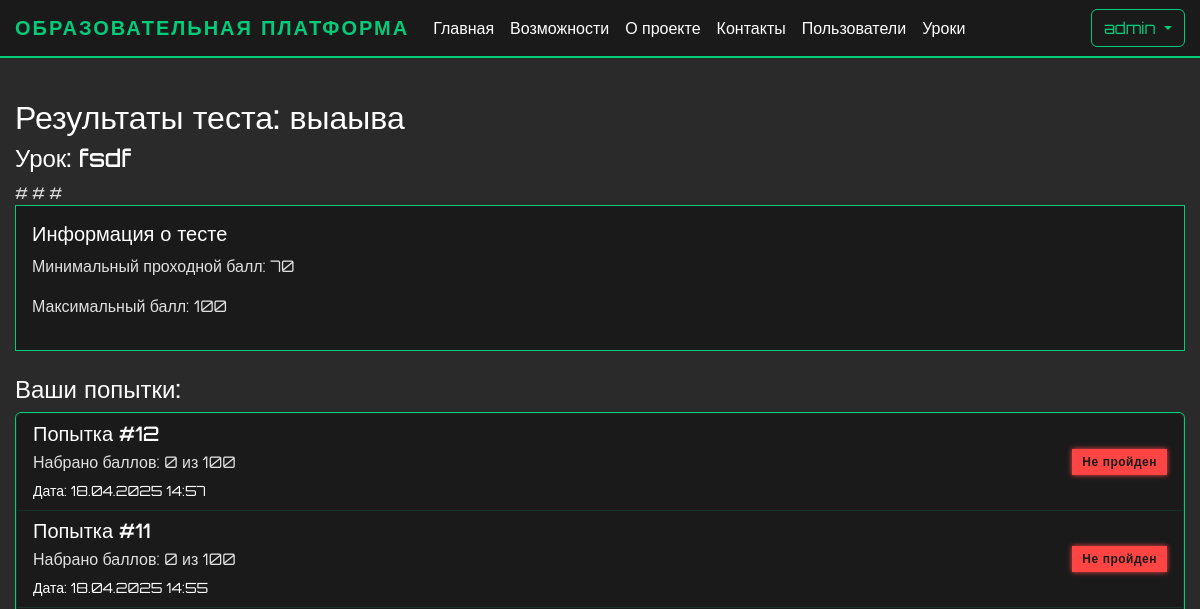
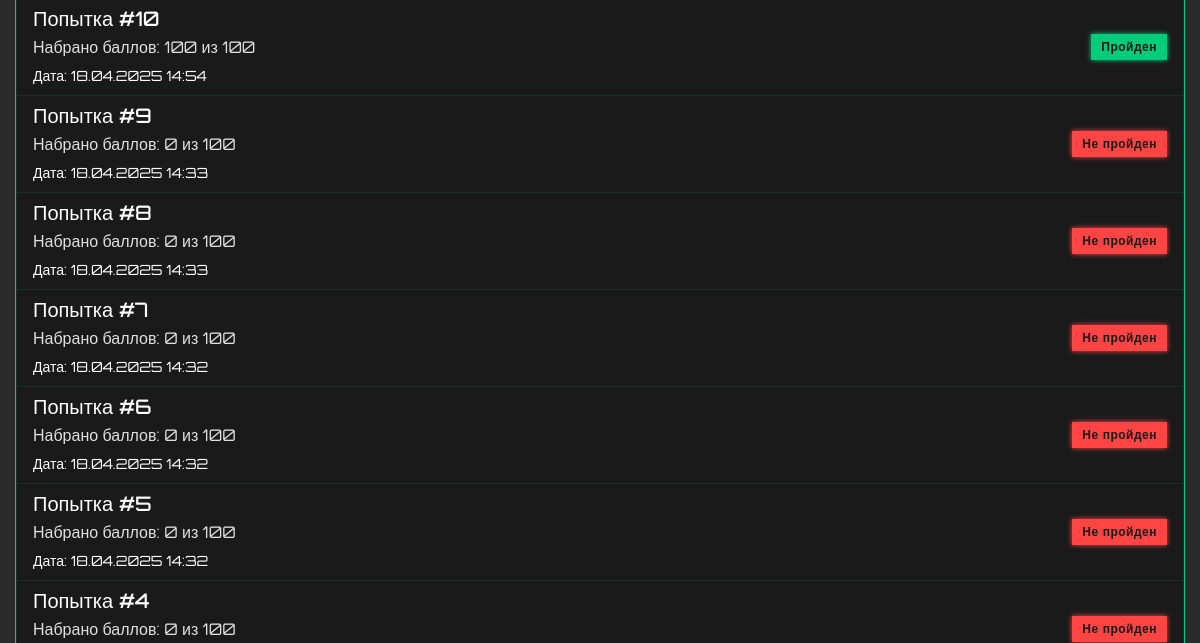
Before: /lessons/1/test (signed in, upper part) with the older database file (2 pictures, top to bottom).
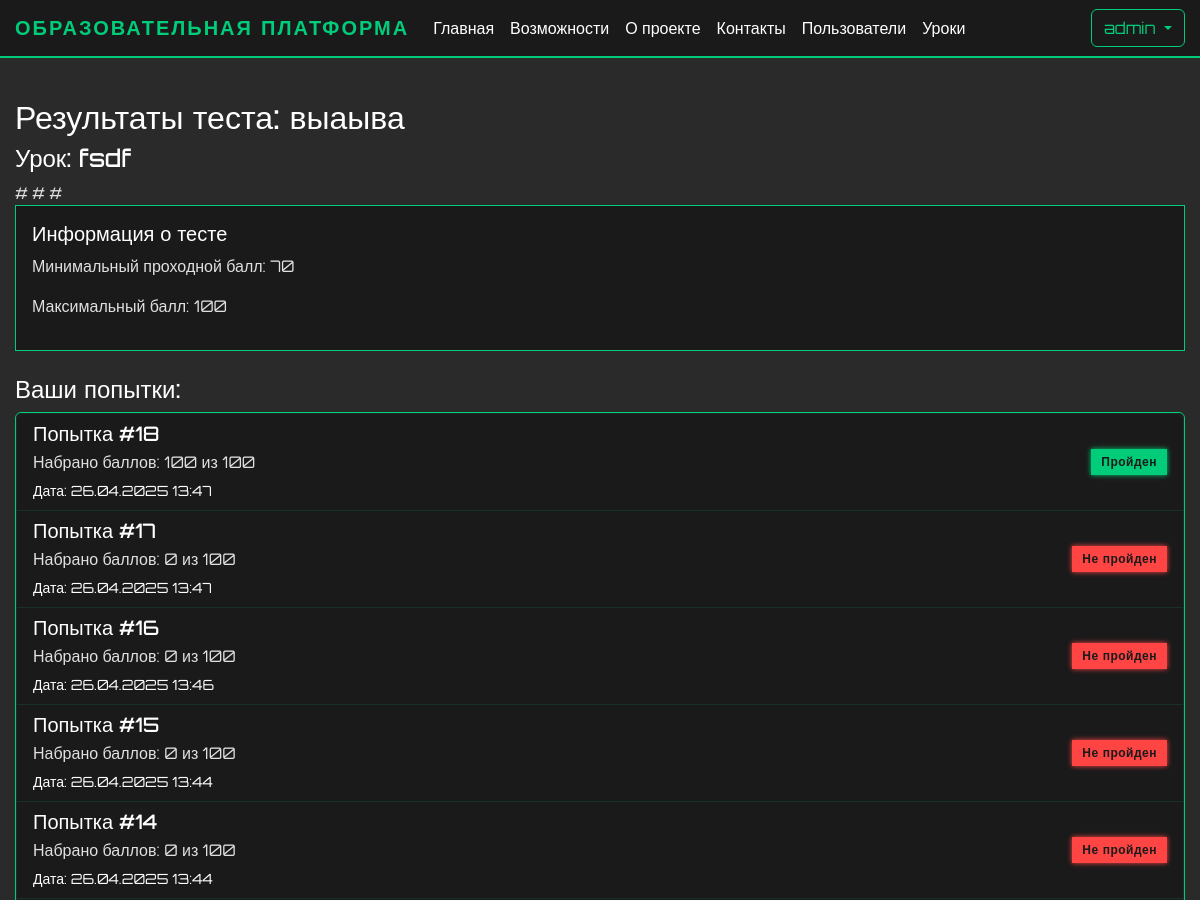
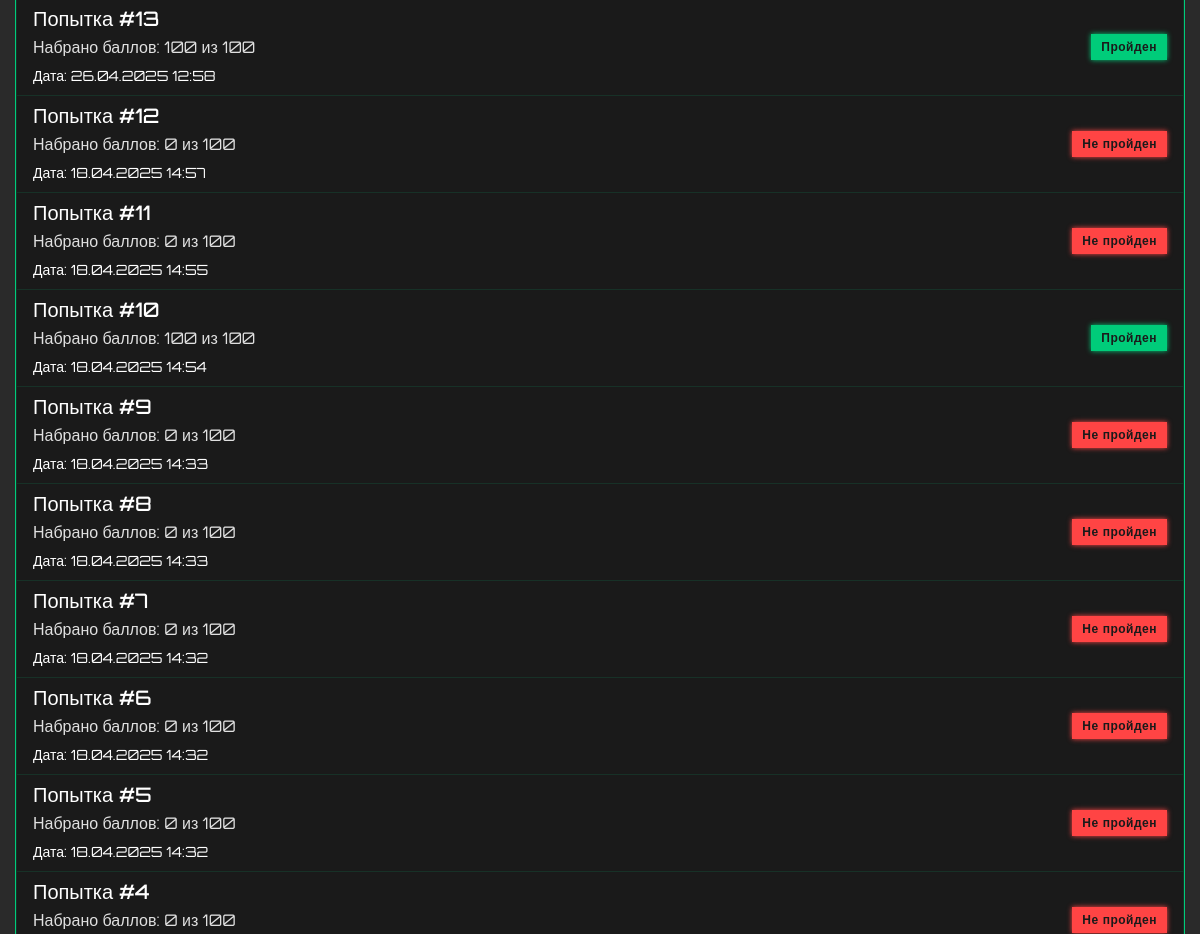
After: the same page with the newer database file (2 pictures, top to bottom).
### app.py (models this page shows, shortened)
class User(UserMixin, db.Model):
    id = db.Column(db.Integer, primary_key=True)
    name = db.Column(db.String(100), nullable=False)
    username = db.Column(db.String(80), unique=True, nullable=False)
    email = db.Column(db.String(120), unique=True, nullable=False)
    password_hash = db.Column(db.String(128))
    is_admin = db.Column(db.Boolean, default=False)
    user_type = db.Column(db.String(20), default='student')  # student, teacher, admin
    created_by = db.Column(db.Integer, db.ForeignKey('user.id'), nullable=True)  # ID пользователя, создавшего этого пользователя
    created_at = db.Column(db.DateTime, default=db.func.now())
    last_login = db.Column(db.DateTime)
    is_active = db.Column(db.Boolean, default=True)
    progress = db.relationship('UserProgress', backref='user', lazy=True)
    ratings = db.relationship('UserRating', backref='user', lazy=True)
    chat_messages = db.relationship('ChatMessage', backref='user', lazy=True)
    created_users = db.relationship('User', backref=db.backref('creator', remote_side=[id]))

class TheoryTest(db.Model):
    id = db.Column(db.Integer, primary_key=True)
    lesson_id = db.Column(db.Integer, db.ForeignKey('lesson.id'), nullable=False)
    title = db.Column(db.String(200), nullable=False)
    description = db.Column(db.Text)
    max_score = db.Column(db.Integer, default=100)
    time_limit = db.Column(db.Integer)  # Время на прохождение в минутах
    questions = db.relationship('TestQuestion', backref='test', lazy=True)
    created_at = db.Column(db.DateTime, default=db.func.now())
    updated_at = db.Column(db.DateTime, default=db.func.now(), onupdate=db.func.now())
    is_active = db.Column(db.Boolean, default=True)
    required_score = db.Column(db.Integer, default=70)  # Минимальный балл для прохождения

class Lesson(db.Model):
    id = db.Column(db.Integer, primary_key=True)
    order_number = db.Column(db.Integer, unique=True, nullable=False)
    title = db.Column(db.String(200), nullable=False)
    description = db.Column(db.Text)
    is_active = db.Column(db.Boolean, default=True)
    created_at = db.Column(db.DateTime, default=db.func.now())
    theory_content = db.Column(db.Text)
    theory_test = db.relationship('TheoryTest', backref='lesson', uselist=False)
    practice_tasks = db.relationship('PracticeTask', backref='lesson', lazy=True)
    required_lesson_id = db.Column(db.Integer, db.ForeignKey('lesson.id'), nullable=True)
    required_lesson = db.relationship('Lesson', remote_side=[id], backref='next_lessons')

class TestResult(db.Model):
    id = db.Column(db.Integer, primary_key=True)
    user_id = db.Column(db.Integer, db.ForeignKey('user.id'), nullable=False)
    lesson_id = db.Column(db.Integer, db.ForeignKey('lesson.id'), nullable=False)
    test_id = db.Column(db.Integer, db.ForeignKey('theory_test.id'), nullable=False)
    score = db.Column(db.Integer, nullable=False)
    is_passed = db.Column(db.Boolean, default=False)
    started_at = db.Column(db.DateTime, nullable=False)
    completed_at = db.Column(db.DateTime)
    answers = db.Column(db.JSON)  # Хранение ответов пользователя
    created_at = db.Column(db.DateTime, default=db.func.now())
    updated_at = db.Column(db.DateTime, default=db.func.now(), onupdate=db.func.now())
    user = db.relationship('User', backref=db.backref('test_results', lazy=True))
    test = db.relationship('TheoryTest', backref=db.backref('results', lazy=True))
    lesson = db.relationship('Lesson', backref=db.backref('test_results', lazy=True))

### app.py (the view, shortened to what this page needs)
@app.route('/lessons/<int:lesson_id>/test', methods=['GET', 'POST'])
@login_required
def take_test(lesson_id):
    lesson = Lesson.query.get_or_404(lesson_id)
    test = TheoryTest.query.filter_by(lesson_id=lesson_id, is_active=True).first()
    if not test:
        flash('Тест не найден или неактивен')
        return redirect(url_for('view_student_lesson', lesson_id=lesson_id))
    progress = UserProgress.query.filter_by(
        user_id=current_user.id,
        lesson_id=lesson_id
    ).first()
    if not progress or not progress.theory_completed:
        flash('Сначала необходимо пройти теоретический материал')
        return redirect(url_for('view_lesson_theory', lesson_id=lesson_id))
    previous_results = TestResult.query.filter_by(
        user_id=current_user.id,
        test_id=test.id
    ).order_by(TestResult.created_at.desc()).all()
    if request.method == 'GET' and any(result.is_passed for result in previous_results):
        if request.args.get('retake') == 'true':
            return render_template('take_test.html', lesson=lesson, test=test)
        return render_template('test_results.html',
                            lesson=lesson,
                            test=test,
                            results=previous_results)

### app.py (called while the page is built)
@login_manager.user_loader
def load_user(user_id):
    return db.session.get(User, int(user_id))

### templates/test_results.html (shortened to what this page needs)
{% extends "base.html" %}
{% block content %}
<div class="container mt-4">
    <h2>Результаты теста: {{ test.title }}</h2>
    <h4>Урок: {{ lesson.title }}</h4>
    #{% with messages = get_flashed_messages() %}
    #
    #{% endwith %}
    <div class="card mb-4">
        <div class="card-body">
            <h5 class="card-title">Информация о тесте</h5>
            <p>Минимальный проходной балл: {{ test.required_score }}</p>
            <p>Максимальный балл: {{ test.max_score }}</p>
        </div>
    </div>
    <h4>Ваши попытки:</h4>
    {% if results %}
        <div class="list-group">
            {% for result in results %}
                <div class="list-group-item {% if result.is_passed %}list-group-item-success{% else %}list-group-item-danger{% endif %}">
                    <div class="d-flex justify-content-between align-items-center">
                        <div>
                            <h5 class="mb-1">Попытка #{{ loop.revindex }}</h5>
                            <p class="mb-1">Набрано баллов: {{ result.score }} из {{ test.max_score }}</p>
                            <small>Дата: {{ result.created_at.strftime('%d.%m.%Y %H:%M') }}</small>
                        </div>
                        <div>
                            {% if result.is_passed %}
                                <span class="badge bg-success">Пройден</span>
                            {% else %}
                                <span class="badge bg-danger">Не пройден</span>
                            {% endif %}
                        </div>
                    </div>
                </div>
            {% endfor %}
        </div>
    {% else %}
        <p>У вас пока нет попыток прохождения теста.</p>
    {% endif %}
</div>
{% endblock %}

### templates/base.html (shortened to what this page needs)
<!DOCTYPE html>
<html lang="ru">
<head>
    <link href="https://cdn.jsdelivr.net/npm/bootstrap@5.3.0/dist/css/bootstrap.min.css" rel="stylesheet">
    <link href="{{ url_for('static', filename='css/themes.css') }}" rel="stylesheet">
    <link href="{{ url_for('static', filename='css/base.css') }}" rel="stylesheet">
    <link href="{{ url_for('static', filename='css/components.css') }}" rel="stylesheet">
    <link href="{{ url_for('static', filename='css/forms.css') }}" rel="stylesheet">
    <link href="{{ url_for('static', filename='css/tables.css') }}" rel="stylesheet">
    <link href="{{ url_for('static', filename='css/layout.css') }}" rel="stylesheet">
</head>
<body>
    <nav class="navbar navbar-expand-lg navbar-dark">
        <div class="container">
            <a class="navbar-brand" href="{{ url_for('index') }}">Образовательная платформа</a>
            <div class="collapse navbar-collapse" id="navbarNav">
                <ul class="navbar-nav me-auto">
                    <li class="nav-item">
                        <a class="nav-link" href="{{ url_for('index') }}">Главная</a>
                    </li>
                    <li class="nav-item">
                        <a class="nav-link" href="/#features">Возможности</a>
                    </li>
                    <li class="nav-item">
                        <a class="nav-link" href="/#about">О проекте</a>
                    </li>
                    <li class="nav-item">
                        <a class="nav-link" href="/#contact">Контакты</a>
                    </li>
                    {% if current_user.is_admin %}
                    <li class="nav-item">
                            <a class="nav-link" href="{{ url_for('user_list') }}">Пользователи</a>
                    </li>
                    <li class="nav-item">
                            <a class="nav-link" href="{{ url_for('lesson_list') }}">Уроки</a>
                    </li>
                    {% endif %}
                </ul>
                <div class="d-flex">
                    {% if current_user.is_authenticated %}
                        <div class="dropdown">
                            <button class="btn btn-outline-light dropdown-toggle" type="button" id="userMenu" data-bs-toggle="dropdown">
                                {{ current_user.username }}
                            </button>
                        </div>
                    {% else %}
                        <a href="{{ url_for('login') }}" class="btn btn-outline-light me-2">Войти</a>
                    {% endif %}
                </div>
            </div>
        </div>
    </nav>
    {% block content %}{% endblock %}
    <link rel="stylesheet" href="https://cdnjs.cloudflare.com/ajax/libs/font-awesome/6.5.1/css/all.min.css">
</body>
</html>

### static/css/themes.css (style rules this page uses)
:root[data-theme="cyberpunk"] { --cyber-primary: #00cc7a; --cyber-secondary: #ff6600; --cyber-dark: #1a1a1a; --cyber-bg: #2a2a2a; --cyber-text: #e0e0e0; --cyber-text-light: #ffffff; --cyber-text-muted: #b0b0b0; --cyber-card-bg: #1a1a1a; --cyber-text-dark: #333333; --cyber-info: #ff00ff; }

### static/css/base.css (style rules this page uses)
body { font-family: 'Orbitron', sans-serif; background-color: var(--cyber-bg); color: var(--cyber-text); min-height: 100vh; display: flex; flex-direction: column; opacity: 0; transition: opacity 0.3s ease; }
body.theme-loaded { opacity: 1; }
h1, h2, h3, h4, h5, h6 { color: var(--cyber-text-light); }
p { color: var(--cyber-text); }
.navbar { background-color: var(--cyber-dark) !important; border-bottom: 2px solid var(--cyber-primary); }
.navbar-brand { color: var(--cyber-primary) !important; font-weight: 700; text-transform: uppercase; letter-spacing: 2px; }
.nav-link { color: var(--cyber-text-light) !important; transition: all 0.3s ease; }

### static/css/components.css (style rules this page uses)
.card { background-color: var(--cyber-card-bg); border: 1px solid var(--cyber-primary); color: var(--cyber-text-light); }
.card-body { background-color: var(--cyber-card-bg); color: var(--cyber-text-light); }
.btn-outline-light { border-color: var(--cyber-primary); color: var(--cyber-primary); transition: all 0.3s ease; }

### static/css/layout.css (style rules this page uses)
.container { max-width: 1200px; margin: 0 auto; padding: 0 15px; }
.mt-4 { margin-top: 1.5rem; }
.mb-1 { margin-bottom: 0.25rem; }
.mb-4 { margin-bottom: 1.5rem; }
.d-flex { display: flex; }
.justify-content-between { justify-content: space-between; }
.align-items-center { align-items: center; }

### templates/base.html (style rules this page uses)
:root[data-theme="cyberpunk"] { --cyber-primary: #00cc7a; --cyber-secondary: #ff6600; --cyber-dark: #1a1a1a; --cyber-bg: #2a2a2a; --cyber-text: #e0e0e0; --cyber-text-light: #ffffff; --cyber-text-muted: #b0b0b0; --cyber-card-bg: #1a1a1a; --cyber-text-dark: #333333; --cyber-info: #ff00ff; }
body { font-family: 'Orbitron', sans-serif; background-color: var(--cyber-bg); color: var(--cyber-text); min-height: 100vh; display: flex; flex-direction: column; opacity: 0; transition: opacity 0.3s ease; }
body.theme-loaded { opacity: 1; }
.navbar { background-color: var(--cyber-dark) !important; border-bottom: 2px solid var(--cyber-primary); }
.navbar-brand { color: var(--cyber-primary) !important; font-weight: 700; text-transform: uppercase; letter-spacing: 2px; }
.nav-link { color: var(--cyber-text-light) !important; transition: all 0.3s ease; }
.btn-outline-light { border-color: var(--cyber-primary); color: var(--cyber-primary); transition: all 0.3s ease; }
h1, h2, h3, h4, h5, h6 { color: var(--cyber-text-light); }
p { color: var(--cyber-text); }
.card { background-color: var(--cyber-card-bg); border: 1px solid var(--cyber-primary); color: var(--cyber-text-light); }
.card-body { background-color: var(--cyber-card-bg); color: var(--cyber-text-light); }
.btn-outline-light { animation: cyberGlow 2s infinite; }
.list-group { background-color: var(--cyber-card-bg); border: 1px solid var(--cyber-primary); }
.list-group-item { background-color: var(--cyber-card-bg); border-color: rgba(0, 255, 157, 0.1); color: var(--cyber-text-light); }
.card { background-color: var(--cyber-card-bg); border: 1px solid var(--cyber-primary); border-radius: 0; }
.card-body { color: var(--cyber-text-light); }
.badge { font-weight: 600; letter-spacing: 0.5px; padding: 0.5em 0.75em; border-radius: 0; }
.badge.bg-success { background-color: var(--cyber-primary) !important; color: var(--cyber-dark) !important; border: 1px solid var(--cyber-primary); box-shadow: 0 0 5px var(--cyber-primary); }
.badge.bg-danger { background-color: #ff4444 !important; color: var(--cyber-dark) !important; border: 1px solid #ff4444; box-shadow: 0 0 5px #ff4444; }

Changed rows visible on the page:
added TestResult: score "100", {{ test.max_score }} "100", created_at "26.04.2025 13:47", is_passed "Пройден"
added TestResult: score "0", {{ test.max_score }} "100", created_at "26.04.2025 13:47", is_passed "Не пройден"
added TestResult: score "0", {{ test.max_score }} "100", created_at "26.04.2025 13:46", is_passed "Не пройден"
added TestResult: score "0", {{ test.max_score }} "100", created_at "26.04.2025 13:44", is_passed "Не пройден"
added TestResult: score "0", {{ test.max_score }} "100", created_at "26.04.2025 13:44", is_passed "Не пройден"
added TestResult: score "100", {{ test.max_score }} "100", created_at "26.04.2025 12:58", is_passed "Пройден"
